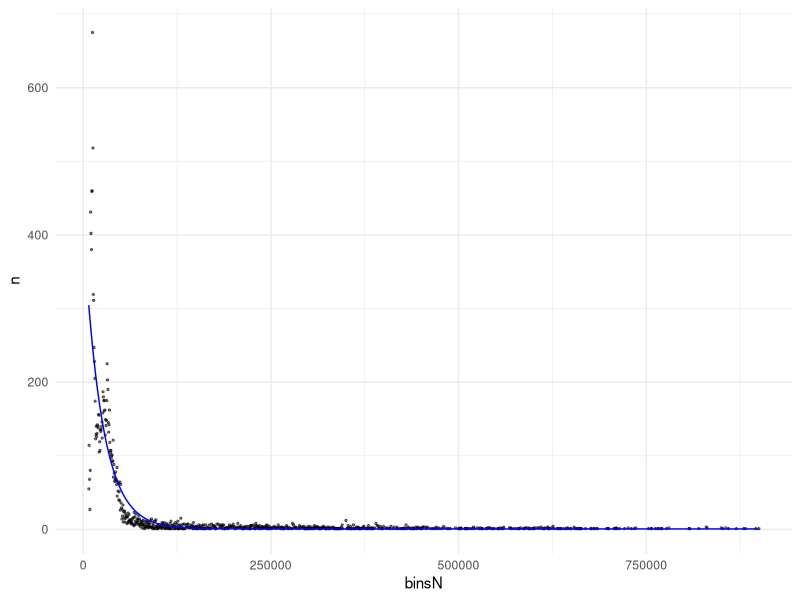
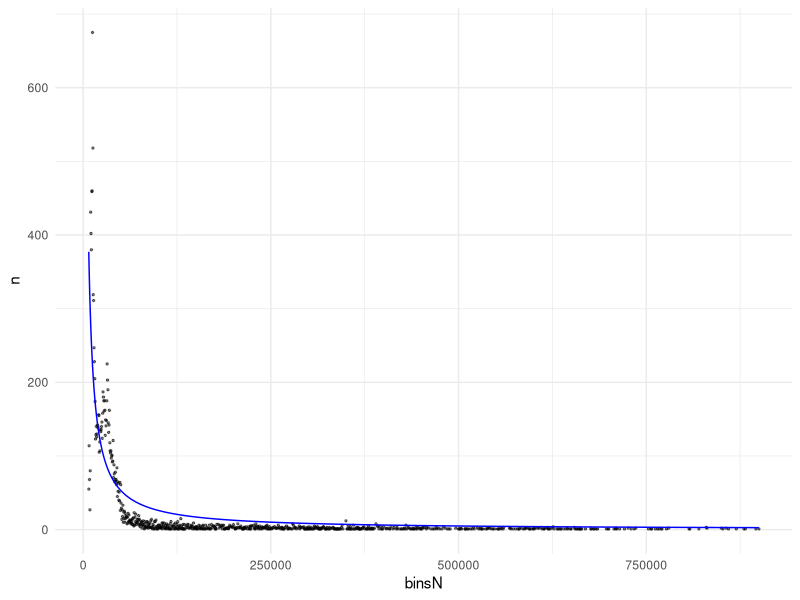

These charts were generated, in order, by the following R code:
library(tidyverse)
theme_set(theme_minimal())

c14 = readxl::read_xlsx("data/radiocarbon-palaeolithic-europe-database-v25-extract.xlsx", skip = 7) %>%
  filter(reliability == "reliable" | is.na(reliability))
dates = data.frame(age = c14$age) %>% filter(!is.na(age)) %>% 
  filter(age <= 900000 & age >= 7000)
summary(dates$age)

min = min(dates$age)
max = max(dates$age)
bins = seq(min, max, by = 500)
dates$bins = cut(dates$age, breaks = bins, labels = bins[-1], include.lowest = T)
dates$binsN = as.numeric(as.character(dates$bins))
freq = dates %>% group_by(binsN) %>% summarize(n = n())

theta = min(freq$n) * 0.5
fit1 = lm(log(n - theta) ~ binsN, data = freq)
alpha = exp(coef(fit1)[1])
beta = coef(fit1)[2]
start = list(alpha = alpha, beta = beta, theta = theta)
model = nls(n ~ alpha * exp(beta * binsN) + theta, data = freq, start = start)
summary(model)

freq$predictor = 412.5*exp(freq$binsN*(-4.073*10^-5))
summary(lm(n ~ predictor, data = freq))

ppdf = data.frame(binsN = seq(min(freq$binsN), max(freq$binsN)))
ppdf$n = predict(model, newdata = ppdf)

ggplot(data = freq, aes(x = binsN, y = n)) +
  geom_point(size = 0.5, alpha = 0.5) +
  geom_line(data = ppdf, aes(binsN, n), color = "blue")


model2 = nls(n ~ a*((binsN)^c), start = list(a = 0.5, c = 0.5), data = freq)
summary(model2)
freq$p2 = (3.736*10^6)*(freq$binsN^(-1.031))
summary(lm(n ~ p2, data = freq))

ppdf$n2 = predict(model2, newdata = ppdf)
ggplot(data = freq, aes(x = binsN, y = n)) +
  geom_point(size = 0.5, alpha = 0.5) +
  geom_line(data = ppdf, aes(binsN, n2), color = "blue")


